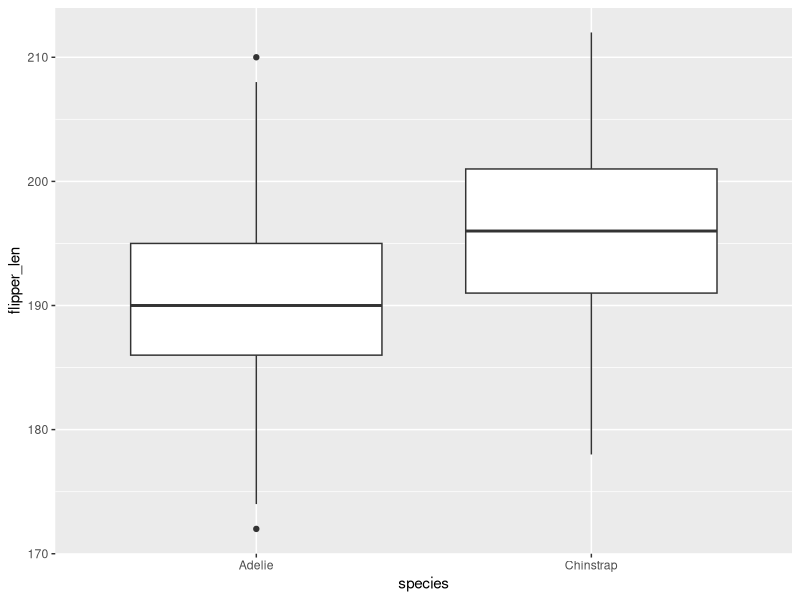
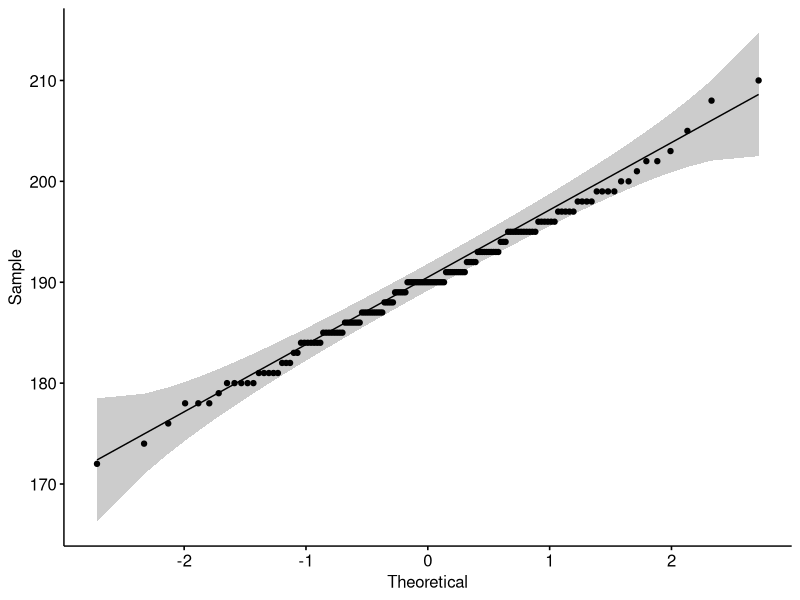
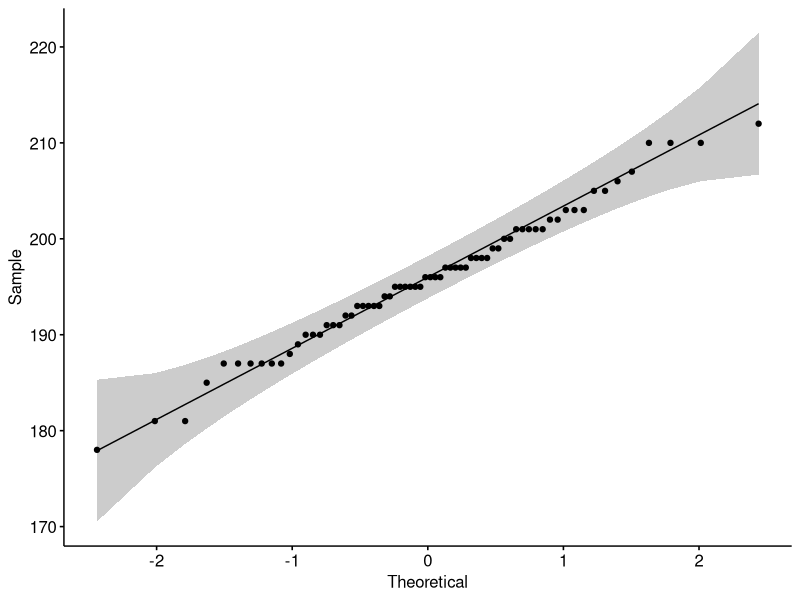
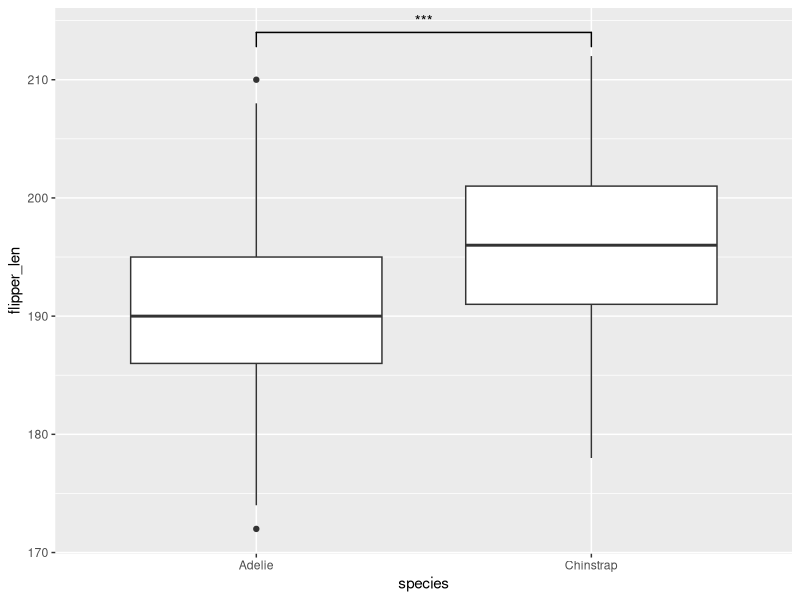
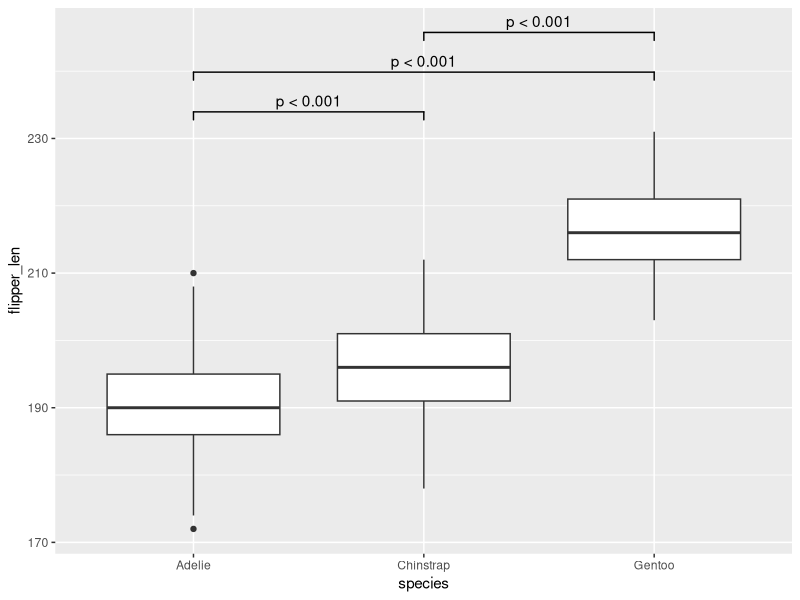
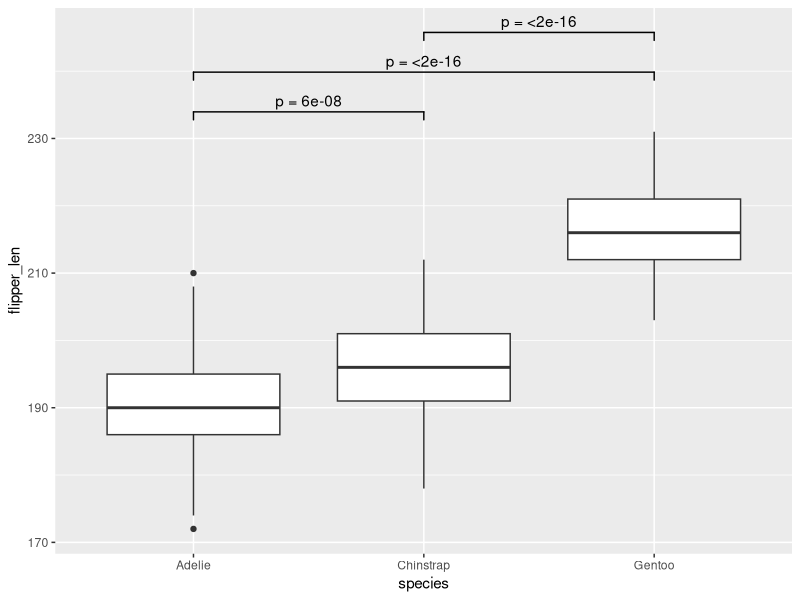
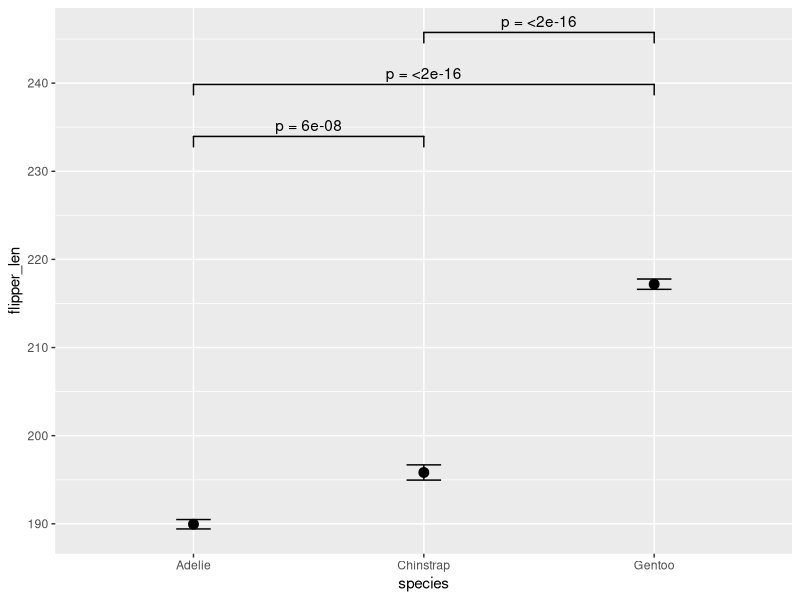
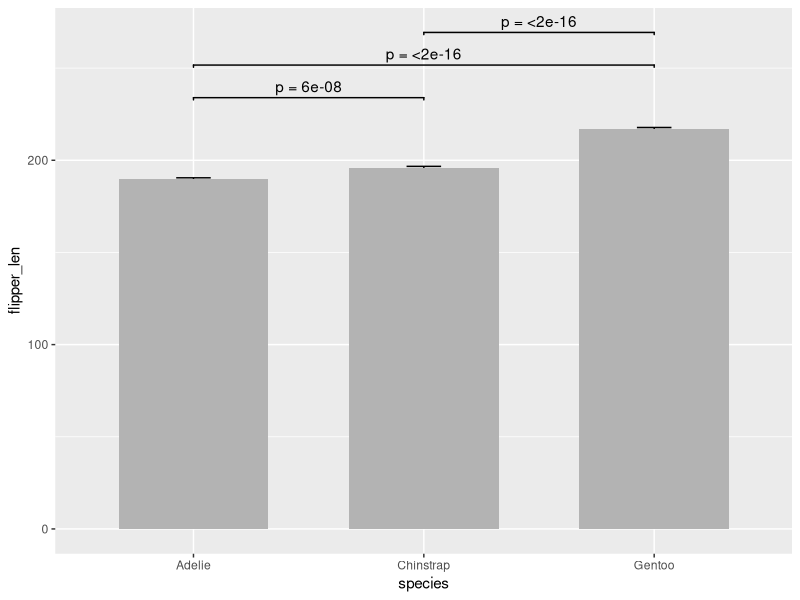

The R script that drew these images, in order:
## ---- chunk 1
#| message: false
library(tidyverse)
library(ggsignif)
library(ggpubr)
## ---- chunk 2
penguins_small <- penguins |>
  filter(species %in% c("Adelie", "Chinstrap"))
## ---- chunk 3
#| warning: false
ggplot(penguins_small, aes(x = species, y = flipper_len)) +
  geom_boxplot()
## ---- chunk 4
adelie <- filter(penguins_small, species == "Adelie")$flipper_len
chinstrap <- filter(penguins_small, species == "Chinstrap")$flipper_len

shapiro.test(adelie)
shapiro.test(chinstrap)
## ---- chunk 5
#| warning: false
ggqqplot(adelie)
ggqqplot(chinstrap)
## ---- chunk 6
t.test(adelie, chinstrap)
## ---- chunk 7
#| warning: false
ggplot(penguins_small, aes(x = species, y = flipper_len)) +
  geom_boxplot() +
  geom_signif(
    comparisons = list(c("Adelie", "Chinstrap")),
    test = "t.test",
    map_signif_level = TRUE
  )
## ---- chunk 8
pairwise.t.test(
  penguins$flipper_len,
  penguins$species,
  pool.sd = FALSE
)
## ---- chunk 9
#| warning: false
ggplot(penguins, aes(x = species, y = flipper_len)) +
  geom_boxplot() +
  geom_signif(
    comparisons = list(
      c("Adelie", "Chinstrap"),
      c("Adelie", "Gentoo"),
      c("Chinstrap", "Gentoo")
    ),
    annotations = c("p < 0.001", "p < 0.001", "p < 0.001"),
    step_increase = 0.1,
    tip_length = 0.02
  )
## ---- chunk 10
pairwise_results <- pairwise.t.test(
  penguins$flipper_len,
  penguins$species,
  pool.sd = FALSE
)
p <- pairwise_results$p.value
p

comparisons <- list(
  c("Adelie", "Chinstrap"),
  c("Adelie", "Gentoo"),
  c("Chinstrap", "Gentoo")
)
adjusted_p <- c(
  p["Chinstrap", "Adelie"],
  p["Gentoo", "Adelie"],
  p["Gentoo", "Chinstrap"]
)
p_labels <- paste("p =", format.pval(adjusted_p, digits = 2))
p_labels
## ---- chunk 11
#| warning: false
penguins_boxplot <- ggplot(penguins, aes(x = species, y = flipper_len)) +
  geom_boxplot() +
  geom_signif(
    comparisons = comparisons,
    annotations = p_labels,
    step_increase = 0.1,
    tip_length = 0.02
  )
penguins_boxplot
## ---- chunk 12
#| warning: false
ggplot(penguins, aes(x = species, y = flipper_len)) +
  stat_summary(
    fun.data = mean_se,
    geom = "errorbar",
    width = 0.15
  ) +
  stat_summary(
    fun = mean,
    geom = "point",
    size = 3
  ) +
  geom_signif(
    comparisons = comparisons,
    annotations = p_labels,
    step_increase = 0.1,
    tip_length = 0.02
  )
## ---- chunk 13
#| warning: false
ggplot(penguins, aes(x = species, y = flipper_len)) +
  stat_summary(
    fun.data = mean_se,
    geom = "errorbar",
    width = 0.15
  ) +
  stat_summary(
    fun = mean,
    geom = "bar",
    fill = "grey70",
    width = 0.65
  ) +
  geom_signif(
    comparisons = comparisons,
    annotations = p_labels,
    step_increase = 0.3,
    tip_length = 0.02
  )
## ---- chunk 14
#| warning: false
penguins_boxplot +
  labs(x = NULL, y = "Flipper length (mm)") +
  theme_classic() +
  theme(
    text = element_text(size = 16),
    panel.grid.major.y = element_line(color = "grey90")
  )
## ---- chunk 15
wilcox.test(adelie, chinstrap)
## ---- chunk 16
#| warning: false
gentoo <- filter(penguins, species == "Gentoo")$flipper_len

shapiro.test(gentoo)
ggqqplot(gentoo)
## ---- chunk 17
p_table <- pairwise_results$p.value |>
  as_tibble(rownames = "group1") |>
  pivot_longer(!group1, names_to = "group2", values_to = "p_adj") |>
  drop_na(p_adj) |>
  mutate(
    label = if_else(
      p_adj < 0.001,
      "p < 0.001",
      paste("p =", signif(p_adj, 2))
    )
  )
p_table
## ---- chunk 18
#| warning: false
ggplot(penguins, aes(x = species, y = flipper_len)) +
  geom_boxplot() +
  geom_signif(
    comparisons = map2(p_table$group2, p_table$group1, c),
    annotations = p_table$label,
    step_increase = 0.1,
    tip_length = 0.02
  )
